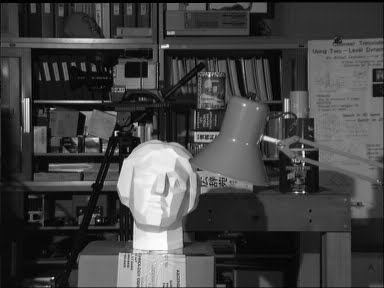
#> input picture Projects/Calibration_3D_Projective/Q1-Left.jpg, 384 x 288 px
$ jupyter execute --allow-errors HW3.ipynb
#> lines starting #> are read from the running program, lines starting #| are printed output that depends on the picture; after the words box and inside, x2 and y2 are one past the last pixel; in counts of white or black regions, pixels touching at a corner belong together
[cell 1]
import cv2
import numpy as np
import matplotlib.pyplot as plt
import numpy as np
from scipy.stats import multivariate_normal
from matplotlib.patches import Ellipse


# Function to apply SIFT to given image
def applySIFT(image):

    # Creating SIFT object, which will be used for applying SIFT on images
    sift = cv2.SIFT_create()

    # Detecting keypoints and computing keypoint descriptors for the inout images
    keypointsImage, descriptorImage = sift.detectAndCompute(image,None)

    return keypointsImage, descriptorImage

# Function to get good matches, given feature descriptors
def getGoodMatches(descriptorImage1, descriptorImage2):

    # Applying Brute Force matcher for getting K nearest neighbours
    bf = cv2.BFMatcher()
    matches = bf.knnMatch(descriptorImage1, descriptorImage2, k=2)

    goodList = []
    good = []

    # Filtering good matches based on a distance of 0.75
    for m,n in matches:
        if m.distance < 0.75*n.distance:
            goodList.append([m])
            good.append(m)

    return goodList, good

# Function to get Inliers after RANSAC, accepts mask returned
def getInliers(mask, num=10):
    matchesMask = mask.ravel().tolist()
    indices = []
    for ind in range(len(matchesMask)):
        if matchesMask[ind] == 1:
            indices.append(ind)
    matchesMask = [0]*len(matchesMask)
    np.random.shuffle(indices)
    indices = indices[:num]
    for ind in indices:
            matchesMask[ind] = 1
    return matchesMask


image1=cv2.imread('Q1-Left.jpg')
#> image1 is the input picture: shape (288, 384, 3); min 0, max 255, mean 67.7
image2=cv2.imread('Q1-Right.jpg')
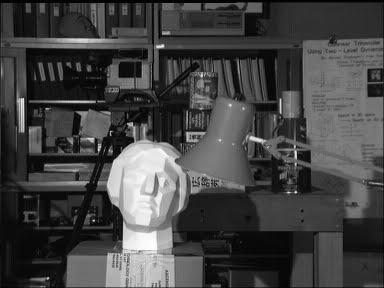
#> input picture Projects/Calibration_3D_Projective/Q1-Right.jpg, 384 x 288 px
#> image2 is the input picture: shape (288, 384, 3); min 0, max 255, mean 68

# Detecting keypoints and computing keypoint descriptors for the 2 inout images
keypointsImage1, descriptorImage1 = applySIFT(image1)
#> in applySIFT, `keypointsImage, descriptorImage = sift.detectAndCompute(image,None)`: keypointsImage = 783 keypoints; strongest (x, y, size): (154, 178, 46.9), (167, 46, 2.7), (303, 153, 2), (26, 102, 5.7)
#> keypointsImage1 has the same summary as keypointsImage in applySIFT
keypointsImage2, descriptorImage2 = applySIFT(image2)
#> in applySIFT (call 2), `keypointsImage, descriptorImage = sift.detectAndCompute(image,None)`: keypointsImage = 747 keypoints; strongest (x, y, size): (143, 178, 47.3), (162, 46, 2.9), (296, 156, 2), (295, 153, 2)
#> keypointsImage2 has the same summary as keypointsImage in applySIFT

# Writing the matches detected in the 2 images to the filesystem
Image1Keypoints=cv2.drawKeypoints(image1,keypointsImage1,None)
plt.imshow(Image1Keypoints)
plt.show()

Image2Keypoints=cv2.drawKeypoints(image2,keypointsImage2,None)
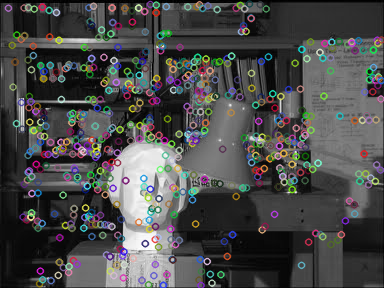
#> Image2Keypoints: shape (288, 384, 3); mean B, G, R 74.5, 74.8, 74.5
plt.imshow(Image2Keypoints)
plt.show()

# Get good matches using KNN algorithm between kepoint descriptors of
goodList, good = getGoodMatches(descriptorImage1, descriptorImage2)
#> in getGoodMatches, `matches = bf.knnMatch(descriptorImage1, descriptorImage2, k=2)`: matches = 783 matches
#> after the loop in getGoodMatches, `for m,n in matches:`: good = 375 matches
#> goodList = 375 matches; good = 375 matches

# Plotting knn matches based on the keypoint distances computed
imagePlot = cv2.drawMatchesKnn(image1,keypointsImage1,image2,keypointsImage2,goodList,None,flags=2)
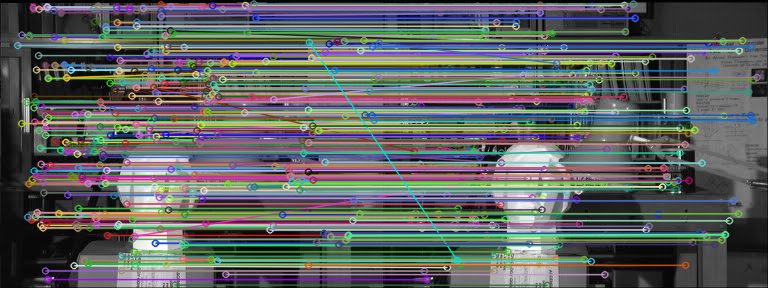
#> imagePlot: shape (288, 768, 3); mean B, G, R 97.5, 98.1, 94.3
# cv2.imwrite('Results/task2_matches_knn.jpg',imagePlot)
plt.imshow(imagePlot)
plt.show()

# Getting keypoint locations as an array of (x,y) pixel coordinates
ptsImage1 = np.int32(np.round([keypointsImage1[m.queryIdx].pt for m in good]).reshape(-1,1,2))
#> ptsImage1 = contour of 375 points, box (x1, y1, x2, y2) (17, 4, 380, 286), area 30635
ptsImage2 = np.int32(np.round([keypointsImage2[m.trainIdx].pt for m in good]).reshape(-1,1,2))
#> ptsImage2 = contour of 375 points, box (x1, y1, x2, y2) (12, 4, 374, 286), area 28368

# Getting Fundamental matrix after applying RANSAC on
# well matched keypoints on both images
F, mask = cv2.findFundamentalMat(ptsImage1,ptsImage2,cv2.RANSAC,1)
#> F = [[7.49e-05, -0.00391, 0.309], [0.00367, 6.12e-06, 1.71e+13], [-0.31, -1.71e+13, 1]]; mask = 375 values, max 1 at index 0, min 0 at index 62, mean 0.928

# Get 10 inlier matches after applying RANSAC
matchesMask = getInliers(mask, 10)
#> in getInliers, `matchesMask = mask.ravel().tolist()`: matchesMask has the same summary as mask outside getInliers
#> after the loop in getInliers, `for ind in range(len(matchesMask)):`: indices = 348 values from 0 to 373
#> in getInliers, `matchesMask = [0]*len(matchesMask)`: matchesMask = 375 values from 0 to 0
#> in getInliers, `indices = indices[:num]`: indices = [6, 52, 288, 45, 316, 203, 208, 123, 97, 268]
#> the loop in getInliers, `for ind in indices:` made 10 passes
#> ind on passes 1 to 10: 6, 52, 288, 45, 316, 203, 208, 123, 97, 268
#> after the loop in getInliers, `for ind in indices:`: matchesMask = 375 values, max 1 at index 6, min 0 at index 0, mean 0.0267
inlierImage = cv2.drawMatches(image1,keypointsImage1,image2,keypointsImage2,
                              good,None,matchesMask = matchesMask,flags = 2)
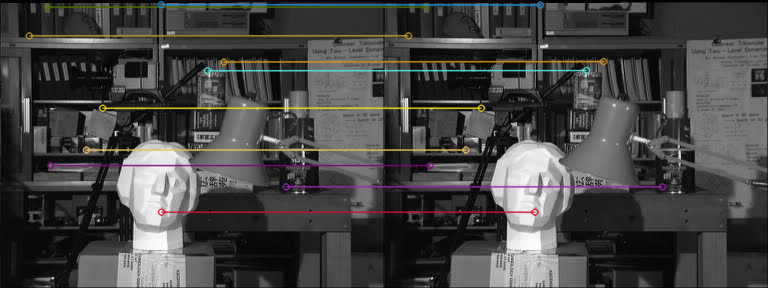
#> inlierImage: shape (288, 768, 3); mean B, G, R 68.5, 69.3, 70

# Applying mask on the keypoints to get 10 inlier pairs
ptsImage1 = ptsImage1[np.array(matchesMask).ravel() == 1]
#> ptsImage1 = contour of 10 points, box (x1, y1, x2, y2) (29, 4, 287, 213), area 1410
ptsImage2 = ptsImage2[np.array(matchesMask).ravel() == 1]
#> ptsImage2 = contour of 10 points, box (x1, y1, x2, y2) (24, 5, 279, 213), area 1282


# Iterate over 10 inliers to calculate epilines
h ,w, d = image1.shape
#> h = 288; w = 384; d = 3
for i in range(len(ptsImage1)):

    color = tuple(np.random.randint(0,255,3).tolist())

    # Calculate epilines on image 2 for keypoints on image1
    line2 = cv2.computeCorrespondEpilines(ptsImage1[i], 1, F)

    # Calculate epilines on image 1 for keypoints on image2
    line1 = cv2.computeCorrespondEpilines(ptsImage2[i], 2, F)

    # Compute 2 sample points on each line for plotting
    p1 = map(int , [0,-line1.ravel()[2]/line1.ravel()[1]])
    p2 = map(int, [w, -(line1.ravel()[2]+line1.ravel()[0]*w)/line1.ravel()[1]])
    p3 = map(int , [0,-line2.ravel()[2]/line2.ravel()[1]])
    p4 = map(int, [w, -(line2.ravel()[2]+line2.ravel()[0]*w)/line2.ravel()[1]])

    # Draw epilines on corresponding image
    image1EpipolarLines = cv2.line(image1, tuple(p1), tuple(p2), color,1)
    image2EpipolarLines = cv2.line(image2, tuple(p3), tuple(p4), color,1)

    # Draw keypoints on corresponding image
    image1Final = cv2.circle(image1EpipolarLines, tuple(ptsImage1[i].ravel()), 2, color,5)
    image2Final = cv2.circle(image2EpipolarLines, tuple(ptsImage2[i].ravel()), 2, color,5)
#> this loop made 10 passes
#> (color, line2, line1) on passes 1 to 10: ((124, 163, 58), [[1.01e-14, 1, -35]], [[-1.05e-14, -1, 35]]), ((177, 106, 201), [[1.66e-14, 1, -7]], [[-1.64e-14, -1, 7]]), ((44, 13, 121), [[-1.95e-14, 1, -165]], [[1.75e-14, -1, 165]]), ((70, 38, 167), [[-1.59e-14, 1, -150]], [[1.44e-14, -1, 150]]), ((136, 13, 248), [[-6.23e-15, 1, -108]], [[5.46e-15, -1, 108]]), ((135, 208, 248), [[1.78e-14, 1, -4]], [[-1.64e-14, -1, 5]]), ((22, 248, 79), [[-2.98e-14, 1, -212]], [[2.8e-14, -1, 212]]), ((217, 8, 227), [[2.92e-15, 1, -70]], [[-2.22e-15, -1, 70]]), ((6, 209, 199), [[5.05e-15, 1, -61]], [[-4.08e-15, -1, 61]]), ((212, 217, 194), [[-2.33e-14, 1, -186]], [[2.3e-14, -1, 186]])
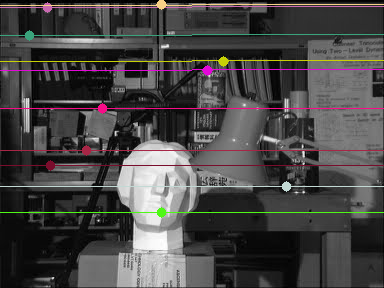
#> image1: shape (288, 384, 3); 4.02% of pixels changed, all inside (x1, y1, x2, y2) = (0, 0, 384, 218)
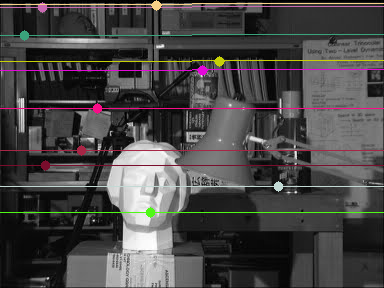
#> image2: shape (288, 384, 3); 4.02% of pixels changed, all inside (x1, y1, x2, y2) = (0, 0, 384, 218)

print('Fundamental Matrix:')
print(F)
#| [[ 7.49324246e-05 -3.91483688e-03  3.08538583e-01]
#|  [ 3.67015957e-03  6.11693262e-06  1.71194073e+13]
#|  [-3.10120793e-01 -1.71194073e+13  1.00000000e+00]]

plt.imshow(image2Final)
plt.show()

plt.imshow(image1Final)
plt.show()

# Compute disparity between 2 images to create depth map
stereo = cv2.StereoBM_create(numDisparities=32, blockSize=17)
disparity = stereo.compute(cv2.cvtColor(image1,cv2.COLOR_BGR2GRAY),cv2.cvtColor(image2,cv2.COLOR_BGR2GRAY))

plt.imshow(disparity, cmap='gray')
plt.show()

# Question 2

# Prepration

# Read Image and Find Harris Corners

[cell 2]
import cv2
import numpy as np
import matplotlib.pyplot as plt
import numpy as np
from scipy.stats import multivariate_normal
from matplotlib.patches import Ellipse

filename = 'chessboard.PNG'
img = cv2.imread(filename)
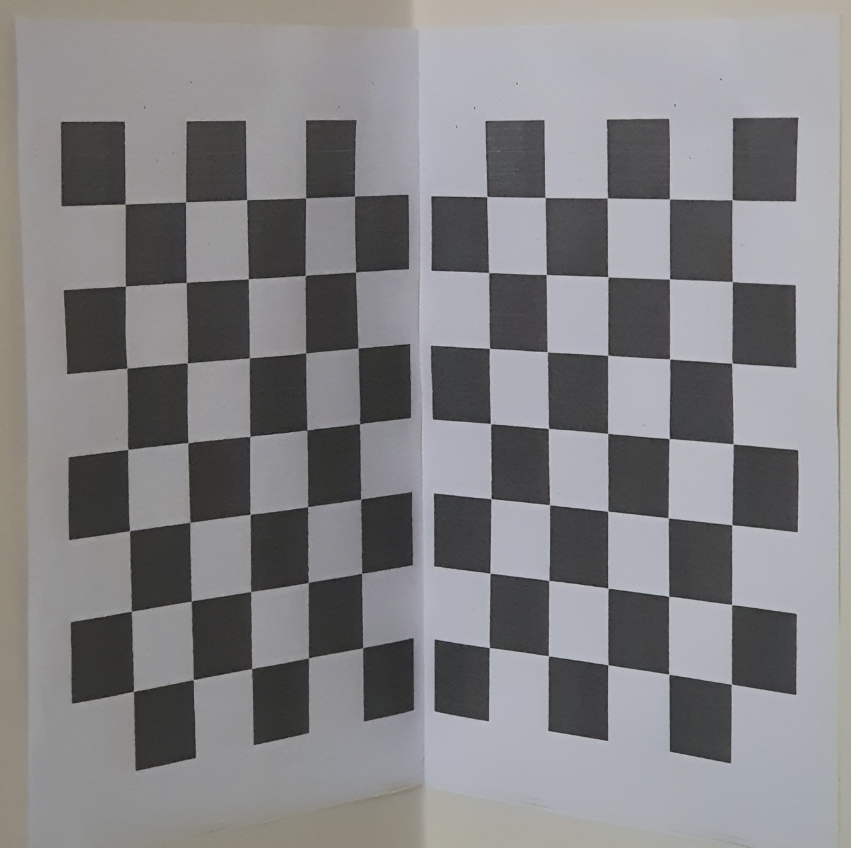
#> input picture Projects/Calibration_3D_Projective/chessboard.PNG, 851 x 848 px
#> img is the input picture: shape (848, 851, 3); mean B, G, R 133.1, 131.1, 131.7
gray = cv2.cvtColor(img,cv2.COLOR_BGR2GRAY)
# I = rgb2gray(I)
plt.imshow(img)
plt.show()


gray = np.float32(gray)
dst = cv2.cornerHarris(gray,2,13,0.01)

#result is dilated for marking the corners, not important
dst = cv2.dilate(dst,None)
plt.imshow(dst)
plt.show()

# Threshold for an optimal value, it may vary depending on the image.
img[dst>0.01*dst.max()]=[0,0,255]
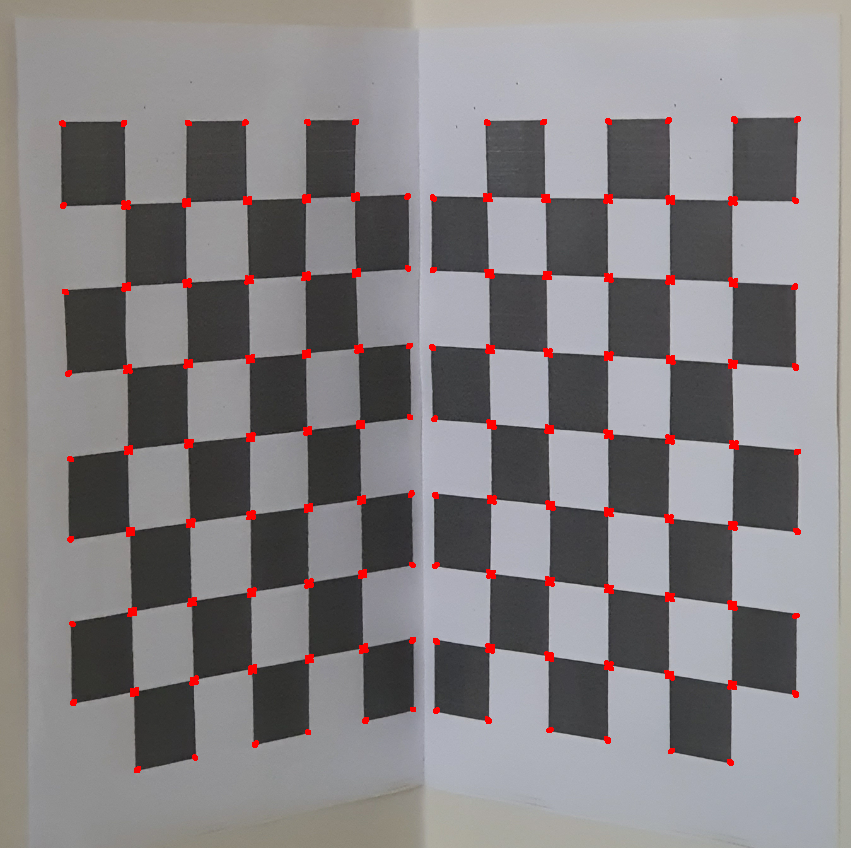
#> img: shape (848, 851, 3); 1.13% of pixels changed, all inside (x1, y1, x2, y2) = (59, 116, 801, 773)

points=np.unravel_index(dst.argmax(),dst.shape)
#> points = (586, 606)
print(list(points))
#| [586, 606]
print(len(list(points)))
#| 2

plt.imshow(img)
plt.show()

[cell 3]
img = cv2.imread(filename)
gray = cv2.cvtColor(img, cv2.COLOR_BGR2GRAY)
gray = np.float32(gray)

dst = cv2.cornerHarris(gray,5,3,0.04)
ret, dst = cv2.threshold(dst,0.1*dst.max(),255,0)
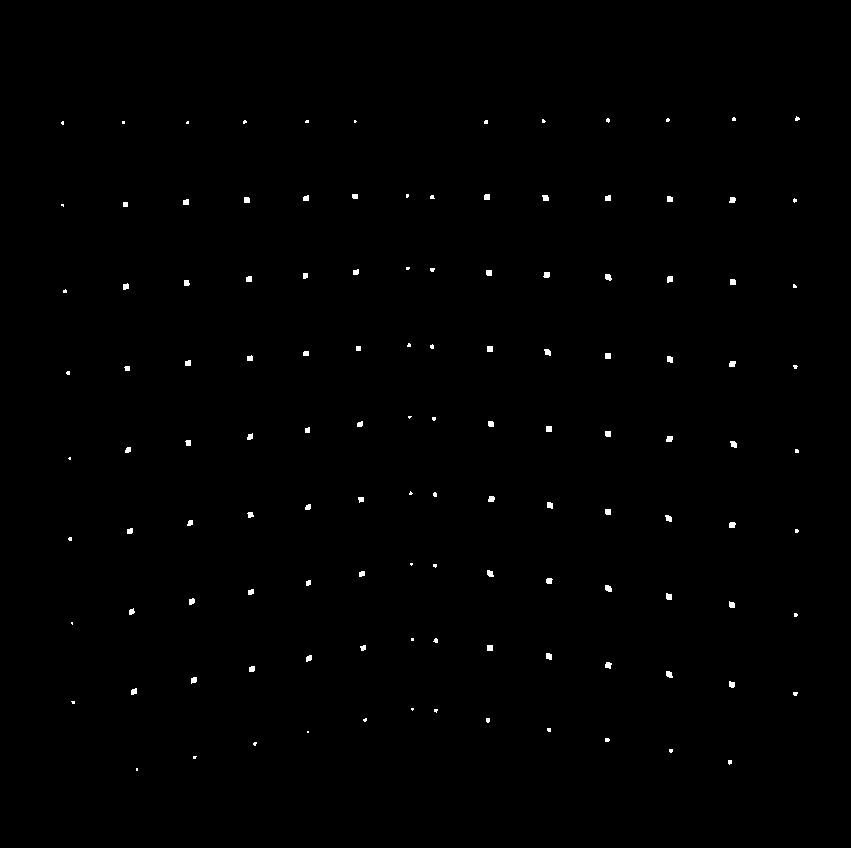
#> dst: shape (848, 851) float32; 0.41% white; 122 white regions (52 under 20 px), largest, box (x1, y1, x2, y2) and area: (605, 585, 612, 592) 40, (605, 274, 612, 281) 38, (730, 441, 737, 448) 38
#> ret = 1445125.4
dst = np.uint8(dst)

ret, labels, stats, centroids = cv2.connectedComponentsWithStats(dst)
#> labels: shape (848, 851) int32; 123 distinct labels, from 0 to 122
#> ret = 123; stats = 123 rows, first 6: [0, 0, 851, 848, 718671], [732, 117, 4, 4, 14], [795, 116, 5, 5, 17], [542, 119, 4, 4, 12], [606, 118, 4, 5, 15], [666, 118, 4, 4, 13]; centroids = 123 pairs, first value 62.14 to 796.8, second value 118.4 to 769
criteria = (cv2.TERM_CRITERIA_EPS + cv2.TERM_CRITERIA_MAX_ITER, 100, 0.001)
corners = cv2.cornerSubPix(gray,np.float32(centroids),(5,5),(-1,-1),criteria)
#> corners = 123 pairs, first value 60.82 to 797.7, second value 117.2 to 770.6


# for i in range(1, len(corners)):
#     print(corners[i])

img[dst>0.1*dst.max()]=[0,0,255]
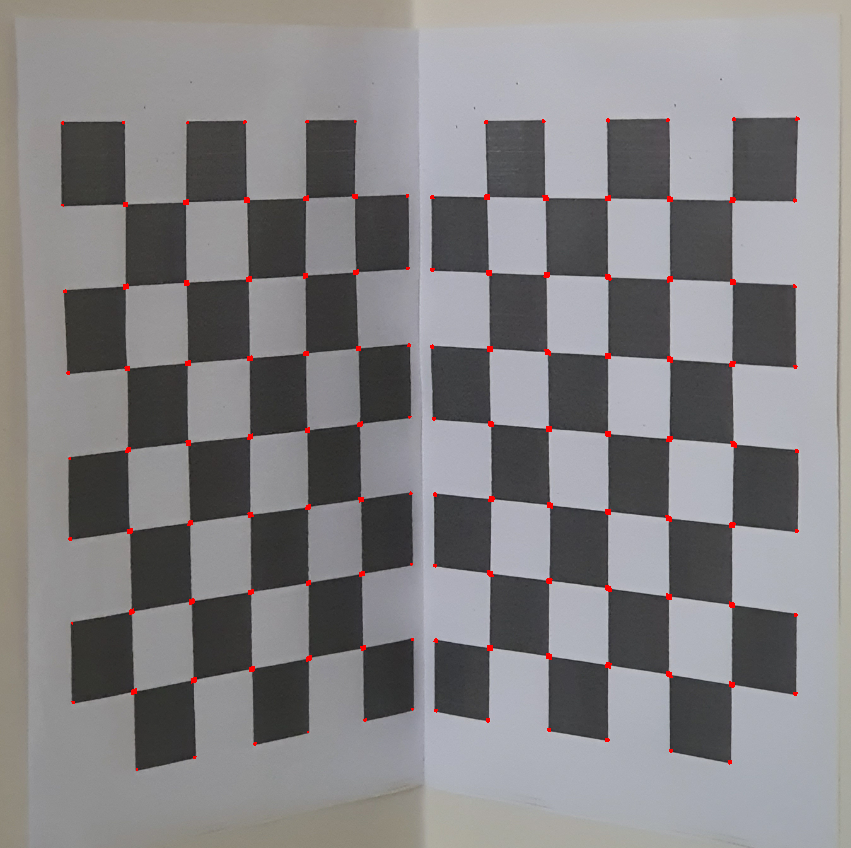
#> img: shape (848, 851, 3); 0.41% of pixels changed, all inside (x1, y1, x2, y2) = (61, 116, 800, 771)
plt.imshow(img)

# Harris Corners Location
Locations of x and y of harris corners are extracted. There are 123 corners detected

[cell 4]
milimetr_corners = []
for i,j in corners:
    milimetr_corners.append([int(i * 10), int(j * 10)])
#> this loop made 123 passes
#> (i, j) on passes 1 to 12: (421.7, 418.7), (732.4, 117.6), (797.7, 117.2), (543.8, 119.7), (606.5, 119.2), (668.5, 118.4), (60.82, 121.4), (124, 121.3), (186.4, 120.8), (245.4, 120.5), (305.6, 119.9), (356.1, 119.7)
#> after the loop, milimetr_corners = 123 pairs, first value 608 to 7977, second value 1172 to 7705
print(milimetr_corners)
#> (printed output is left out)
print(len(milimetr_corners))
#| 123

# Find Real World Corners Location
Now when we calculate the real world size of each square, we find that its 2.9. There is an apporximate of 5mm before the chess board starts but here we did not added to values. There are 122 corners in real world.

[cell 5]
world_corners_y = []
for i in range(7):
    for j in range(9):
        if (i == 0 and j == 0) or (i == 6 and j == 8):
            continue;
        world_corners_y.append((0, i*29, j*29))
#> after the loop, world_corners_y = 61 items, first 6: (0, 0, 29), (0, 0, 58), (0, 0, 87), (0, 0, 116), (0, 0, 145), (0, 0, 174)
print(world_corners_y)
#> (printed output is left out)
print(len(world_corners_y))
#| 61

world_corners_x = []
for i in range(7):
    for j in range(9):
        if (i == 6 and j == 0) or (i == 0 and j == 8):
            continue
        world_corners_x.append((i*29, 0, j*29))
#> after the loop, world_corners_x = 61 items, first 6: (0, 0, 0), (0, 0, 29), (0, 0, 58), (0, 0, 87), (0, 0, 116), (0, 0, 145)
print(world_corners_x)
#> (printed output is left out)
print(len(world_corners_x))
#| 61


world_corners = world_corners_x + world_corners_y
#> world_corners = 122 items, first 6: (0, 0, 0), (0, 0, 29), (0, 0, 58), (0, 0, 87), (0, 0, 116), (0, 0, 145)
print(world_corners)
#> (printed output is left out)
print(len(world_corners))
#| 122
